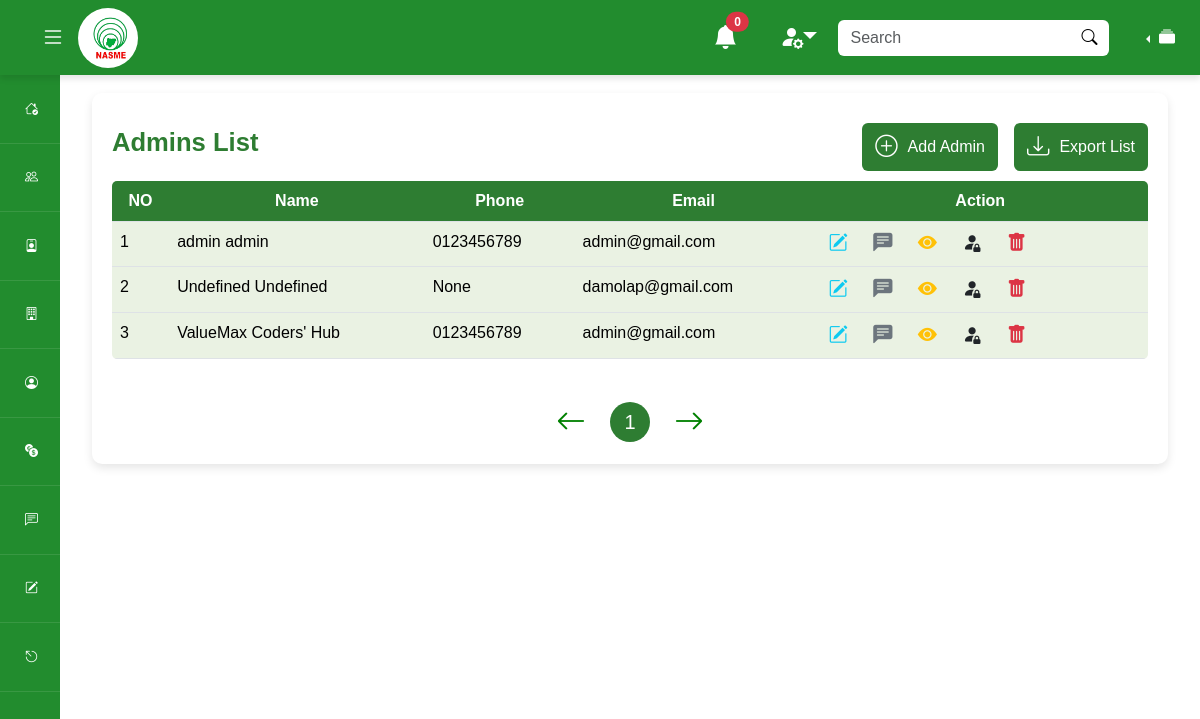
The app's page /manage-admin/ (signed in), older data.
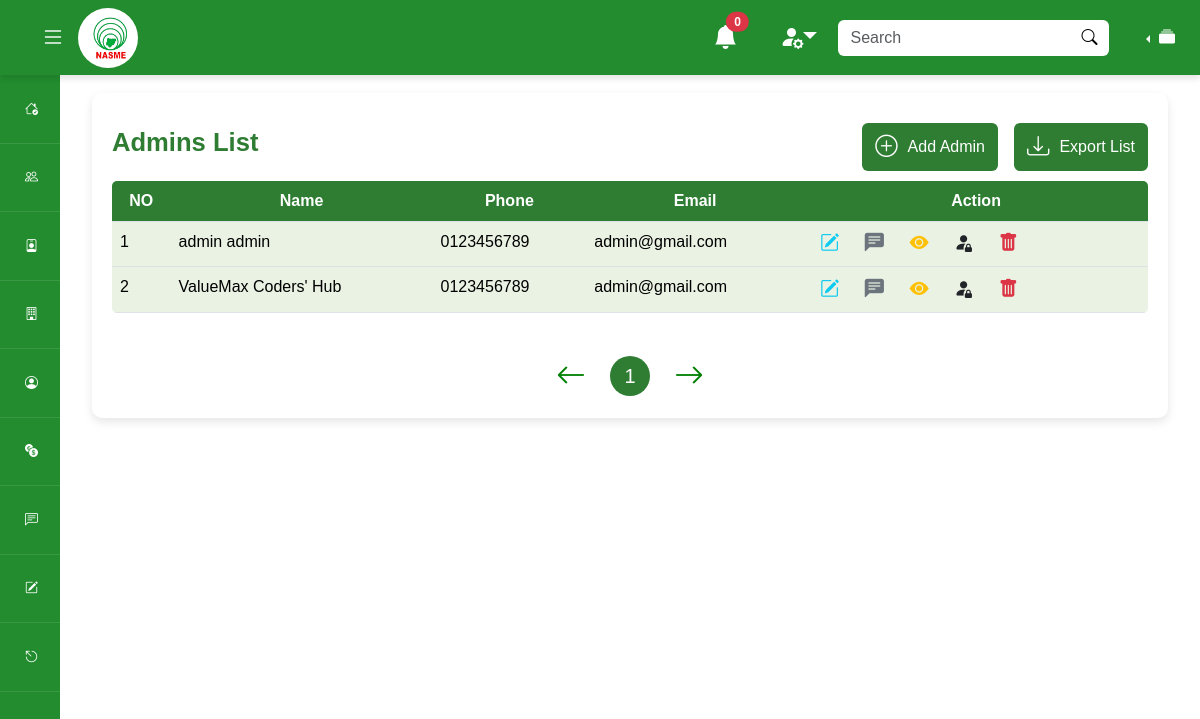
The same page, newer data.
### mainapp/models.py (models this page shows)
class User(AbstractUser):
    profile_pic = models.ImageField(upload_to='profile_pics/', blank=True, null=True)
    phone_num = models.CharField(null=True, max_length=20, validators=[validators.MinLengthValidator(10)])
    dob = models.DateField(auto_now=False, auto_now_add=False, null=True)
    has_filled_profile = models.BooleanField(default=False)
    last_updated = models.DateTimeField(auto_now=True)
    random_id = models.CharField(max_length=24, null=True)

### adminapp/views.py (the view)
# urls.py: path('manage-admin/', views.manage_admin, name='manage-admin'),
def manage_admin(request):
    if request.user.is_authenticated == False and request.user.is_staff == False:
        return redirect('admin-login')
    all_admins = User.objects.filter(is_staff = True)
    context = {
        'admins' : all_admins
    }
    return render(request, 'adminapp/manage-admin.html', context)

### adminapp/context_processor.py (called while the page is built)
def global_resources(request):
    all_units = Unit.objects.all()
    context = {
        'units': all_units
    }
    return context

### templates/adminapp/manage-admin.html (shortened to what this page needs)
{% extends 'partials/base.html' %} {% load static %} {% block styles %}
<link rel="stylesheet" href="{% static 'css/styles.css' %}" />
{% endblock styles %} {% block content %}
<div class="container my-5">
  <div class="row justify-content-center align-items-center">
    <div class="col-lg-12">
      <div class="table-container">
        <div class="table-actions">
          <h2>Admins List</h2>
          <div class="d-flex justify-content-center align-items-center gap-3">
            <a href="{%url 'register-admin' %}" class="btn btn-custom">
              <i class="bi bi-plus-circle icon icon-btn"></i>
              <span>Add Admin</span>
            </a>
            <button class="btn btn-custom">
              <i class="bi bi-download icon icon-btn"></i>
              <span>Export List</span>
            </button>
          </div>
        </div>
        <div class="table-responsive-xxl">
          <table class="table table-hover">
            <thead>
              <tr>
                <th class="text-center">NO</th>
                <th class="text-center">Name</th>
                <th class="text-center">Phone</th>
                <th class="text-center">Email</th>
                <th class="text-center">Action</th>
              </tr>
            </thead>
            <tbody>
              <tr>
                {% for admin in admins %}
                <td>{{forloop.counter}}</td>
                <td>{{admin.first_name}} {{admin.last_name}}</td>
                <td>{{admin.phone_num}}</td>
                <td>{{admin.email}}</td>
                <td class="action-icons">
                  <div class="action-icons-container">
                    <a href="#" class="text-info" title="edit-admin"
                      ><i class="bi bi-pencil-square"></i
                    ></a>
                    <a href="#" class="text-secondary" title="message-admin"
                      ><i class="bi bi-chat-left-text-fill"></i
                    ></a>
                    <a href="#" class="text-warning" title="view-admin-details"
                      ><i class="bi bi-eye-fill"></i
                    ></a>
                    <a href="#" class="text-dark" title="Suspend-admin"
                      ><i class="bi bi-person-fill-lock"></i
                    ></a>
                    <a href="#" class="text-danger" title="Delete-admin"
                      ><i class="bi bi-trash-fill"></i
                    ></a>
                  </div>
                </td>
              </tr>
              {% endfor %}
            </tbody>
          </table>
        </div>
        <div
          class="d-flex justify-content-center gap-4 align-items-center mt-4"
        >
          <i class="bi bi-arrow-left pagination-arrow"></i>
          <div>
            <button class="btn-pagination">1</button>
          </div>
          <i class="bi bi-arrow-right pagination-arrow"></i>
        </div>
      </div>
    </div>
  </div>
</div>
{% endblock content %}

### templates/partials/base.html (shortened to what this page needs)
<!DOCTYPE html>
<html lang="en">
<head>
    <link href="https://cdn.jsdelivr.net/npm/bootstrap@5.3.2/dist/css/bootstrap.min.css" rel="stylesheet">
    <link rel="stylesheet" href="https://cdn.jsdelivr.net/npm/bootstrap-icons@1.11.2/font/bootstrap-icons.min.css">
    <link rel="stylesheet" href="/static/css/test/dashboard.css">
    <link rel="stylesheet" href="/static/css/styles.css">
    {% block styles %}{% endblock styles %}
</head>
<body>
    <nav class="navbar fixed-top" style="flex-wrap: nowrap; background-color: #228c2e; height: 75px;">
        <div class="container-fluid d-flex">
            <div class="d-flex align-items-center">
                    <button class="btn ms-3" type="button" id="togglerLg" title="Toggler">
                         <i class="fs-4 bi bi-list text-light"></i>
                    </button>
                    <a style="width: 60px; height: 60px;" class="rounded-pill bg-white p-2" id="navBrand" href="/">
                         <img src="/static/web_images/nasme-removebg-preview.png" alt="Logo" class="w-100 h-100">
                    </a>
               </div>
            <div class="d-flex align-items-center">
                <a href="/messages" class="btn position-relative rounded-0 rounded-end mx-0" title="Notifications">
                    <i class="fs-4 bi bi-bell-fill text-light"></i>
                    <span class="position-absolute top-0 start-75 translate-middle badge rounded-pill bg-danger mt-2">0</span>
                </a>
                <button class="btn ms-3 dropdown nav-item" title="Profile">
                    <i class="fs-4 bi bi-person-fill-gear text-light dropdown-toggle" data-bs-toggle="dropdown"></i>
                </button>
                <form class="d-flex rounded mx-lg-2 mx-1 navSearch" method="POST" action="/admin/search">
        <input class="form-control rounded-0 rounded-start border-0 w-100" id="search" style="box-shadow: none"
          type="text" placeholder="Search" aria-label="Search" name="search_query" />
        <button class="rounded-0 rounded-end btn border-0" id="btn-search" type="submit" style="background: #fff;">
          <i class="bi bi-search" style="color: black !important"></i>
        </button>
      </form>
      <div class="btn-group dropstart ms-md-3 mx-0 dropdown nav-item" title="Sort by Clusters/Units">
        <button type="button" class="btn dropdown-toggle text-light" data-bs-toggle="dropdown" aria-expanded="false">
          <i class="bi bi-collection-fill"></i>
        </button>
      </div>
            </div>
        </div>
    </nav>
    <div class="dashboard-container">
        <div class="sidebar" id="sidebar">
            <ul class="px-0 mb-0">
                <li class="log" data-bs-toggle="tooltip" data-bs-placement="right" title="Dashboard">
                    <a href="/"  class="d-flex justify-content-between align-items-center">
                        <div class="d-flex align-items-center">
                                   <i class="bi bi-house-check"></i>
                              </div>
                    </a>
                </li>
                <li class="log" data-bs-toggle="tooltip" data-bs-placement="right" title="Members">
                    <a data-bs-target="#memberSubmenu" role="button"  class="d-flex justify-content-between align-items-center" data-bs-toggle="collapse" aria-expanded="false">
                        <div class="d-flex  align-items-center" >
                                   <i class="bi bi-people"></i>
                              </div>
                    </a>
                </li>
                <li class="log" data-bs-toggle="tooltip" data-bs-placement="right" title="Admins">
                     <a href="#adminSubmenu" role="button"  class="d-flex justify-content-between align-items-center" data-bs-toggle="collapse" aria-expanded="false">
                        <div class="d-flex  align-items-center" >
                                   <i class="bi bi-person-badge"></i>
                              </div>
                    </a>
                </li>
                <li class="log" data-bs-toggle="tooltip" data-bs-placement="right" title="Units">
                     <a href="#unitSubmenu" class="d-flex justify-content-between align-items-center" data-bs-toggle="collapse" aria-expanded="false">
                        <div class="d-flex  align-items-center" >
                                   <i class="bi bi-building"></i>
                              </div>
                    </a>
                </li>
                <li class="log" data-bs-toggle="tooltip" data-bs-placement="right" title="Profile">
                    <a href="#profileSubmenu" class="d-flex justify-content-between align-items-center" data-bs-toggle="collapse" aria-expanded="false">
                        <div class="d-flex  align-items-center" >
                                   <i class="bi bi-person-circle"></i>
                              </div>
                    </a>
                </li>
                <li class="log" data-bs-toggle="tooltip" data-bs-placement="right" title="Finance">
                    <a href="#financeSubmenu" class="d-flex justify-content-between align-items-center" data-bs-toggle="collapse" aria-expanded="false">
                        <div class="d-flex  align-items-center">
                                   <i class="bi bi-currency-exchange"></i>
                              </div>
                    </a>
                </li>
                     <li class="log" data-bs-toggle="tooltip" data-bs-placement="right" title="Send Messages">
                         <a
                              href="{% url 'unit-message' %}" class="d-flex align-items-center">
                              <i class="bi bi-chat-left-text"></i>
                         </a>
                    </li>
                     <li class="log" data-bs-toggle="tooltip" data-bs-placement="right" title="My Profile">
                         <a
                              href="{% url 'under-construction' %}" class="d-flex align-items-center">
                              <i class="bi bi-pencil-square"></i>
                         </a>
                    </li>
                <li class="log">
                    <a href="#logoutModal" data-bs-toggle="modal" class="d-flex align-items-center">
                        <i class="bi bi-escape"></i>
                    </a>
                </li>
            </ul>
        </div>
        <div class="main-content" id="main-content">
            {% block content %}{% endblock content %}
        </div>
    </div>
</body>
</html>

### staticfiles/css/test/dashboard.css (style rules this page uses)
.dashboard-container { display: grid !important; grid-template-columns: 100% 1fr !important; transition: all 0.3s ease !important; }
.navbar { background-color: #228c2e !important; box-shadow: 0 4px 6px rgba(0, 0, 0, 0.1) !important; }
.navbar .btn i { color: white !important; }
.main-content { margin-left: 60px !important; padding: 20px !important; padding-top: 45px !important; transition: all 0.3s ease !important; }
.sidebar { background-color: #228c2e !important; height: 100vh !important; position: fixed !important; top: 0 !important; left: 0 !important; width: 60px; padding-top: 75px !important; transition: all 0.2s ease !important; }
.sidebar ul { list-style: none !important; padding: 0 !important; margin: 0 !important; }
.sidebar ul li { padding: 14px 15px !important; font-size: 13px !important; border-bottom: 1px solid rgba(255, 255, 255, 0.1) !important; }
.sidebar ul li a { text-decoration: none; color: white; padding: 10px; border-radius: 10px; display: flex !important; align-items: center !important; background-color: transparent !important; transition: background-color 0.2s ease-in-out !important; }
.sidebar { overflow-y: auto !important; }

### staticfiles/css/styles.css (style rules this page uses)
:root { --main-theme: #2e7d32 !important; }
body { font-family: Arial, sans-serif !important; }
.btn-custom { background-color: var(--main-theme) !important; color: white !important; display: flex !important; justify-content: center !important; align-items: center !important; }
.icon-container, .icon { font-size: 2.5rem !important; color: var(--main-theme) !important; }
.icon-btn { font-size: 1.4rem !important; color: white !important; margin-right: 10px !important; }
h1, h2, h4, h5 { color: var(--main-theme) !important; font-weight: bold !important; }
h2 { font-size: 1.6rem !important; }
.table-container { background-color: #fff !important; padding: 20px !important; border-radius: 10px !important; box-shadow: 0 4px 10px rgba(0, 0, 0, 0.1) !important; width: 100%; }
.table { border-radius: 5px !important !important; overflow: hidden !important; }
.table thead th { background-color: var(--main-theme) !important; color: white !important; font-weight: bold !important; }
.table tbody td { background-color: #eaf2e3 !important; }
.action-icons i { font-size: 1.2rem !important; padding: 8px !important; margin-right: 5px !important; }
.btn-pagination { background-color: var(--main-theme) !important; color: white !important; border-radius: 50% !important; border: none !important; width: 40px !important; height: 40px !important; font-size: 20px !important; }
.pagination-arrow { color: green !important; font-size: 30px !important; cursor: pointer !important; }

### templates/adminapp/manage-admin.html (style rules this page uses)
.table-actions { display: flex; justify-content: space-between; align-items: center; margin: 10px 0; }
.table { border-radius: 5px !important; overflow: hidden; }
.table tbody td { background-color: #eaf2e3; }
.action-icons i { font-size: 1.2rem; padding: 8px; margin-right: 5px; }
.pagination-arrow { color: green; font-size: 30px; cursor: pointer; }

Row changes from the older to the newer data that the page shows:
removed User: first_name "Undefined", last_name "Undefined", phone_num "None", email "damolap@gmail.com"
